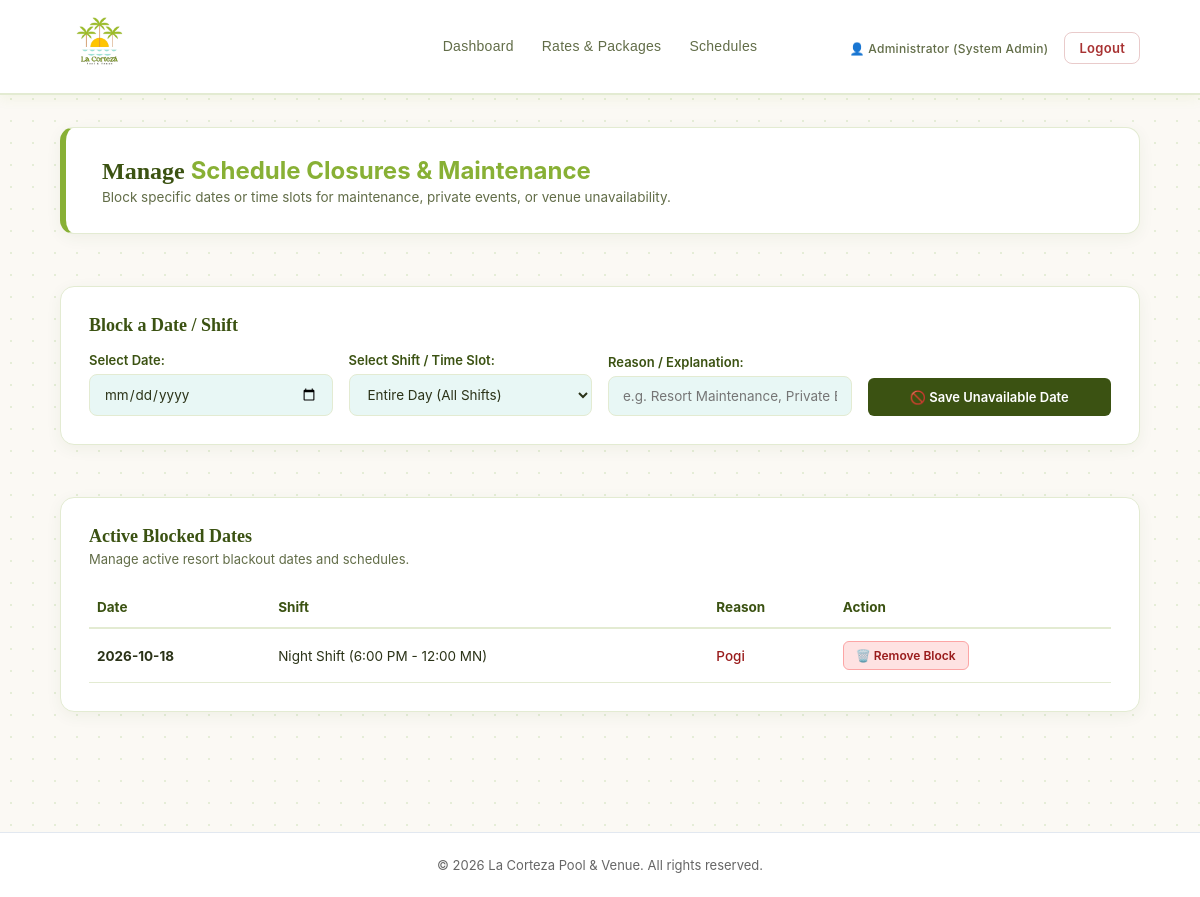
The page /admin/schedules.php (signed in) on the database its author committed.
### tables this page shows
CREATE TABLE `schedules` (
  `id` int(11) NOT NULL,
  `blocked_date` date NOT NULL,
  `time_slot` varchar(100) NOT NULL DEFAULT 'All Shifts',
  `reason` varchar(255) NOT NULL,
  `created_at` timestamp NOT NULL DEFAULT current_timestamp()
);

### admin/schedules.php (the view, shortened to what this page needs)
<?php
require_once __DIR__ . '/../db/connect.php';
$blocked_schedules = $conn->query("SELECT * FROM schedules ORDER BY blocked_date ASC");
?>
<!DOCTYPE html>
<html lang="en">
<head>
    <link rel="stylesheet" href="../css/style.css?v=<?php echo time(); ?>">
</head>
<body>
    <header class="navbar navbar-centered">
        <div class="nav-brand">
            <a href="dashboard.php" class="logo-link">
                <img src="../css/images/logo.png" alt="La Corteza Logo" class="brand-logo-img">
            </a>
        </div>
        <nav class="nav-links">
            <a href="dashboard.php">Dashboard</a>
            <a href="packages.php">Rates &amp; Packages</a>
            <a href="schedules.php"> Schedules</a>
        </nav>
        <div class="nav-actions">
            <span class="user-id">👤 Administrator (<?php echo htmlspecialchars($_SESSION['admin_name'] ?? 'System Administrator'); ?>)</span>
            <a href="logout.php" class="logout-btn">Logout</a>
        </div>
    </header>
    <main class="dashboard-container">
        <div class="welcome-banner">
            <div>
                <h1>Manage <span>Schedule Closures & Maintenance</span></h1>
                <p>Block specific dates or time slots for maintenance, private events, or venue unavailability.</p>
            </div>
        </div>
        <div class="booking-card" style="margin-top: 24px;">
            <h3 style="color: var(--color-dark-olive);">Block a Date / Shift</h3>
            <form method="POST" class="form-grid">
                <div class="form-group">
                    <label>Select Date:</label>
                    <input type="date" name="blocked_date" class="form-input" required min="<?php echo date('Y-m-d'); ?>">
                </div>
                <div class="form-group">
                    <label>Select Shift / Time Slot:</label>
                    <select name="time_slot" class="form-input">
                        <option value="All Shifts">Entire Day (All Shifts)</option>
                    </select>
                </div>
                <div class="form-group">
                    <label>Reason / Explanation:</label>
                    <input type="text" name="reason" class="form-input" placeholder="e.g. Resort Maintenance, Private Event" required>
                </div>
                <div class="form-group">
                    <button type="submit" class="logout-btn" style="background: var(--color-dark-olive); color: white; border: none; padding: 10px 16px; cursor: pointer; border-radius: 6px; font-weight: 600; height: 38px;">
                        🚫 Save Unavailable Date
                    </button>
                </div>
            </form>
        </div>
        <div class="booking-card" style="margin-top: 24px;">
            <h3 style="color: var(--color-dark-olive); margin-bottom: 4px;">Active Blocked Dates</h3>
            <p class="card-desc" style="margin-bottom: 20px;">Manage active resort blackout dates and schedules.</p>
            <div style="overflow-x: auto;">
                <table style="width: 100%; border-collapse: collapse; text-align: left; font-size: 13.5px;">
                    <thead>
                        <tr style="border-bottom: 2px solid var(--color-border); color: var(--color-dark-olive);">
                            <th style="padding: 12px 8px;">Date</th>
                            <th style="padding: 12px 8px;">Shift</th>
                            <th style="padding: 12px 8px;">Reason</th>
                            <th style="padding: 12px 8px;">Action</th>
                        </tr>
                    </thead>
                    <tbody>
                        <?php if ($blocked_schedules && $blocked_schedules->num_rows > 0): ?>
                            <?php while ($row = $blocked_schedules->fetch_assoc()): ?>
                                <tr style="border-bottom: 1px solid var(--color-border);">
                                    <td style="padding: 12px 8px;"><strong><?php echo $row['blocked_date']; ?></strong></td>
                                    <td style="padding: 12px 8px;"><?php echo htmlspecialchars($row['time_slot']); ?></td>
                                    <td style="padding: 12px 8px; color: #991b1b; font-weight: 500;"><?php echo htmlspecialchars($row['reason']); ?></td>
                                    <td style="padding: 12px 8px;">
                                        <form method="POST" onsubmit="return confirm('Unblock this date?');" style="margin: 0;">
                                            <button type="submit" class="action-btn-danger">
                                                🗑️ Remove Block
                                            </button>
                                        </form>
                                    </td>
                                </tr>
                            <?php endwhile; ?>
                        <?php else: ?>
                            <tr>
                                <td colspan="4" style="text-align: center; padding: 24px; color: var(--color-text-muted);">No blackout dates set.</td>
                            </tr>
                        <?php endif; ?>
                    </tbody>
                </table>
            </div>
        </div>
    </main>
    <footer style="margin-top: 60px; padding: 24px 20px; text-align: center; border-top: 1px solid #e2e8f0; font-size: 13px; color: #666; background-color: #fff;">
        <p>&copy; <?php echo date('Y'); ?> La Corteza Pool & Venue. All rights reserved.</p>
    </footer>
</body>
</html>

### css/style.css (style rules this page uses)
:root { --color-palm-green: #88b035; --color-palm-green-hover: #719629; --color-sun-yellow: #f3b21b; --color-water-aqua: #83d6cb; --color-water-aqua-light: #e8f7f5; --color-dark-olive: #3b5212; --bg-page: #fbf9f4; --bg-card: #ffffff; --color-text: #2b3318; --color-text-muted: #626d48; --color-border: #e3ebd2; --color-error: #a83232; --color-success: #38761d; --radius-sm: 8px; --radius-md: 14px; --radius-lg: 28px; --shadow-card: 0 4px 16px rgba(59, 82, 18, 0.06); --shadow-auth: 0 10px 30px rgba(59, 82, 18, 0.08); }
* { box-sizing: border-box; margin: 0; padding: 0; font-family: -apple-system, BlinkMacSystemFont, "Segoe UI", Roboto, Helvetica, Arial, sans-serif; }
body { min-height: 100vh; background: var(--bg-page) radial-gradient(#e5edd7 1.2px, transparent 1.2px) 0 0 / 22px 22px; color: var(--color-text); display: flex; flex-direction: column; }
.navbar { font-family: 'Plus Jakarta Sans', sans-serif; font-size: 14px; font-weight: 600; letter-spacing: 0.02em; width: 100%; height: 95px; background: var(--bg-card); border-bottom: 2px solid var(--color-border); display: flex; align-items: center; justify-content: space-between; padding: 8px 5%; position: sticky; top: 0; z-index: 100; box-shadow: 0 4px 12px rgba(136, 176, 53, 0.08); }
.navbar.navbar-centered { display: grid; grid-template-columns: 1fr auto 1fr; }
.navbar.navbar-centered .nav-actions { justify-self: end; }
.nav-brand { display: flex; align-items: center; }
.logo-link { display: inline-block; text-decoration: none; line-height: 0; }
.brand-logo-img { height: 80px; width: auto; object-fit: contain; display: block; transition: transform 0.2s ease, opacity 0.2s ease; }
.nav-links { display: flex; gap: 28px; }
.nav-links a { font-family: 'Plus Jakarta Sans', sans-serif; font-size: 14px; text-decoration: none; color: var(--color-text-muted); font-size: 14px; font-weight: 500; padding-bottom: 4px; transition: all 0.2s ease; }
.nav-actions { display: flex; align-items: center; gap: 16px; }
.user-id { font-size: 12px; color: var(--color-text-muted); font-weight: 500; }
.logout-btn { color: var(--color-error); text-decoration: none; font-size: 13px; font-weight: 600; padding: 7px 14px; border: 1px solid rgba(168, 50, 50, 0.25); border-radius: var(--radius-sm); transition: all 0.2s ease; }
.dashboard-container { max-width: 1100px; width: 90%; margin: 32px auto 60px; display: flex; flex-direction: column; gap: 28px; }
.welcome-banner { background: var(--bg-card); padding: 28px 36px; border-radius: var(--radius-md); border: 1px solid var(--color-border); box-shadow: var(--shadow-card); display: flex; justify-content: space-between; align-items: center; border-left: 6px solid var(--color-palm-green); }
.welcome-banner h1 { font-size: 24px; color: var(--color-dark-olive); margin-bottom: 4px; }
.welcome-banner h1 span { color: var(--color-palm-green); }
.welcome-banner p { color: var(--color-text-muted); font-size: 13.5px; }
.booking-card { position: relative; background: var(--bg-card); padding: 28px; border-radius: var(--radius-md); border: 1px solid var(--color-border); box-shadow: var(--shadow-card); }
.booking-card h3 { font-size: 18px; color: var(--color-dark-olive); margin-bottom: 2px; }
.card-desc { font-size: 13px; color: var(--color-text-muted); margin-bottom: 18px; }
.form-group { display: flex; flex-direction: column; gap: 6px; }
.form-group label, .form-label-bold { font-size: 13px; font-weight: 700; color: var(--color-dark-olive); }
.form-input { padding: 11px 14px; border-radius: var(--radius-sm); border: 1.5px solid var(--color-border); background-color: var(--color-water-aqua-light); font-size: 13.5px; color: var(--color-text); outline: none; transition: border-color 0.2s ease, background-color 0.2s ease; }
.form-grid { display: grid; grid-template-columns: repeat(auto-fit, minmax(200px, 1fr)); gap: 16px; align-items: end; margin-top: 16px; }
.form-group label { font-size: 13px; font-weight: 600; color: var(--color-dark-olive); }
.action-btn-danger { background-color: #fee2e2; color: #991b1b; border: 1px solid #fca5a5; padding: 6px 12px; font-size: 12px; font-weight: 600; border-radius: 6px; cursor: pointer; transition: all 0.2s ease; }
:root { --font-heading: 'Playfair Display', Georgia, serif; }
h1, h2, h3, h4, .section-header h2, .card-title { font-family: var(--font-heading); }

### rows shown on the page
schedules: blocked_date "2026-10-18", time_slot "Night Shift (6:00 PM - 12:00 MN)", reason "Pogi"

### other values the page prints
$_SESSION['admin_name'] "System Admin"
